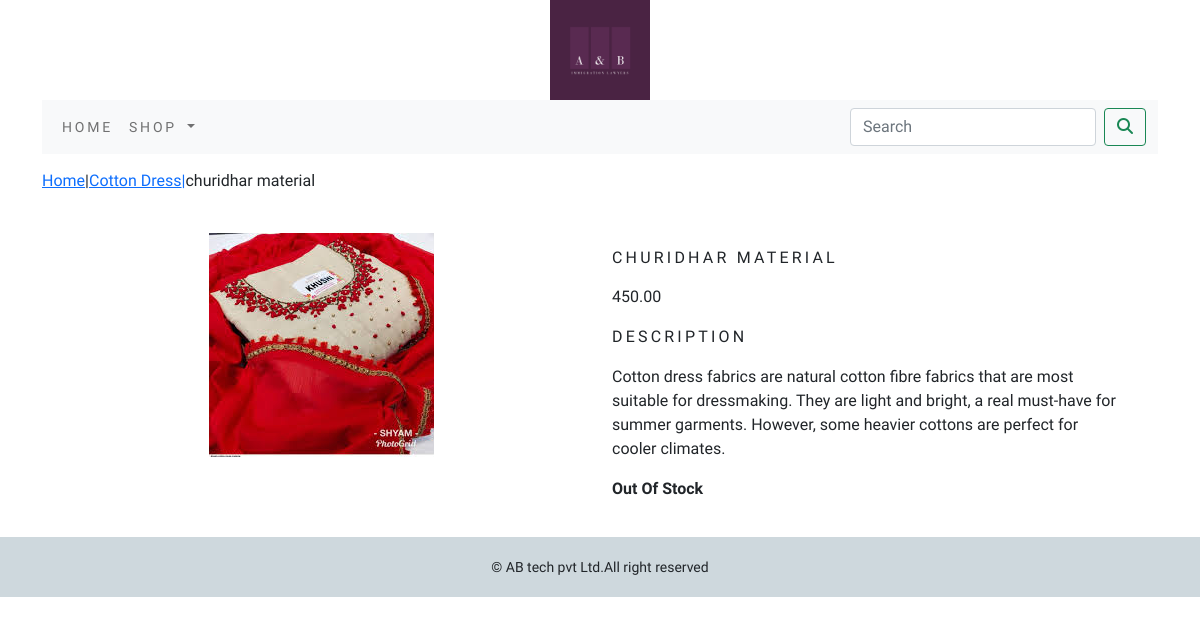
/shop/cotton-dress/cotton-dress2/, run on the app's committed database.
### shop/models.py (models this page shows, shortened)
class Product(models.Model):
    name = models.CharField(max_length=250, unique=True)
    slug = models.SlugField(max_length=250, unique=True)
    description = models.TextField(blank=True)
    price=models.DecimalField(max_digits=10,decimal_places=2)
    category=models.ForeignKey(Category,on_delete=models.CASCADE)
    img=models.ImageField(upload_to='product',blank=True)
    stock=models.IntegerField()
    available=models.BooleanField(default=True)
    created=models.DateTimeField(auto_now_add=True)
    updated=models.DateTimeField(auto_now=True)
    class Meta:
        ordering=('name',)
        verbose_name='product'
        verbose_name_plural='products'

class Category(models.Model):
    name=models.CharField(max_length=250,unique=True)
    slug=models.SlugField(max_length=250,unique=True)
    description=models.TextField(blank=True)
    img=models.ImageField(upload_to='category',blank=True)
    class Meta:
        ordering=('name',)
        verbose_name='category'
        verbose_name_plural='categories'
    def get_url(self):
        return reverse('shop:product_by_category',args=[self.slug])
    def __str__(self):
        return '{}'.format(self.name)

### shop/views.py (the view)
# urls.py: path('<slug:c_slug>/<slug:product_slug>/', views.proDetail, name='prodCatdetail')
def proDetail(request,c_slug,product_slug):
    try:
        product=Product.objects.get(category__slug=c_slug,slug=product_slug)
    except Exception as e:
        raise e
    return render(request,'product.html',{'product':product})

### cart/context_processors.py (called while the page is built)
def counter(request):
    item_count=0
    if 'admin' in request.path:
        return {}
    else:
        try:
            cart=Cart.objects.filter(cart_id=_cart_id(request))
            cart_items=CartItem.objects.all().filter(cart=cart[:1])
            for cart_item in cart_items:
                item_count += cart_item.quantity
        except Cart.DoesNotExists:
            item_count=0
    return dict(item_count=item_count)

### cart/views.py (called while the page is built)
def _cart_id(request):
    cart=request.session.session_key
    if not cart:
        cart = request.session.create()
    return cart

### shop/context_processors.py (called while the page is built)
def menu_links(request):
    links = Category.objects.all()
    return dict(links=links)

### templates/product.html (shortened to what this page needs)
{% extends 'base.html' %}
{% load static %}
{% block content %}
    <div class="my_prod_row_class">
        <div class="mx_auto">
            <p><a href="{% url 'shop:allProdCat' %}">Home</a>|<a href="{{product.category.get_url}}">{{product.category}}|</a>{{product.name}} </p>
        </div>
    <div class="container">
    <br>
    <div class="row">
        <div class="col-12 col-sm-12 col-md-12 col-lg-6 text-center">
            <div class="min-width:18rem">
                <img src="{{product.img.url}}" alt="{{product.name}}">
            </div>
        </div>
            <div class="col-12 col-sm-12 col-md-12 col-lg-6">
                <div>
                    <h1 class="my_prod_title">{{product.name}}</h1>
                    <p>{{product.price}}</p>
                    <p class="my_title">Description</p>
                    <p class="text-justify my_prod_text">{{product.description}}</p>
                    {% if product.stock <= 0 %}
                        <p class="text-justify my_prod_text"><b>Out Of Stock</b></p>
                    {% else %}
                        <a class="btn btn-secondary" href="{% url 'cart:add_cart' product.id %}">Add To Cart</a>
                    {% endif %}
                </div>
            </div>
        </div>
    </div>
    </div>
{% endblock %}

### static/css/custome.css (style rules this page uses)
body { font-family: 'Uchen', serif; }
.my_title { font-size:16px; text-transform:uppercase; letter-spacing: .2em; }
.my_prod_row_class { padding-top: 15px; padding-bottom: 20px; }
.my_prod_title { font-size: 16px; text-transform: uppercase; letter-spacing: .2em; padding-top: 15px; padding-bottom: 10px; }
.my_prod_text { padding-right:20px; }

### data on the page
Product: category "Cotton Dress", name "churidhar material", img (picture), name "CHURIDHAR MATERIAL", price "450.00", description "Cotton dress fabrics are natural cotton fibre fabrics that are most suitable for dressmaking. They are light and bright, a real must-have for summer garments. However, some heavier cottons are perfect for cooler climates."
